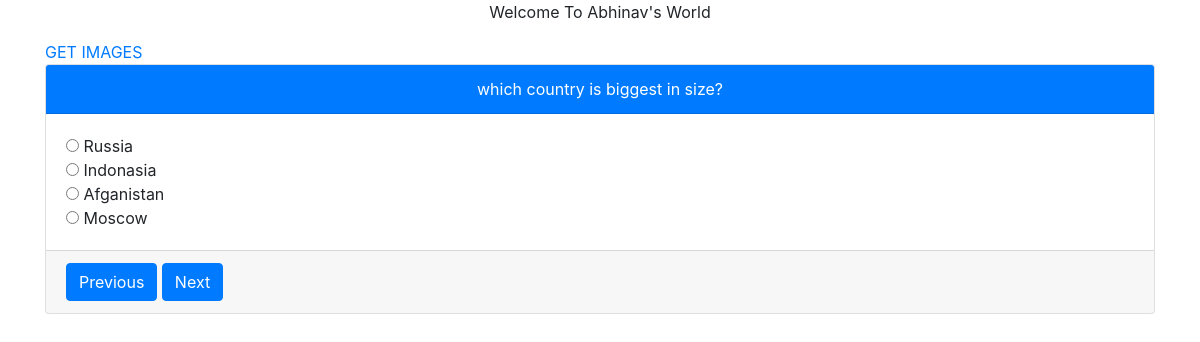
/quiz.php?id=1, run on the app's committed database.
### tables this page shows
CREATE TABLE `app_questions` (
  `id` int(12) NOT NULL,
  `question` text DEFAULT NULL,
  `option1` text DEFAULT NULL,
  `option2` text DEFAULT NULL,
  `option3` text DEFAULT NULL,
  `option4` text DEFAULT NULL,
  `rightanswer` text DEFAULT NULL,
  `created_date` datetime NOT NULL DEFAULT current_timestamp(),
  `updated` int(11) NOT NULL
);

### data.php (called while the page is built, shortened)
<?php
include('./database/connection.php');
$table = 'app_questions';
$sql = "SELECT * FROM `$table`";
$result = mysqli_query($connection, $sql);
$array=[];
while ($outputt = mysqli_fetch_assoc($result)) {
    $array[] = $outputt;
}
?>

### quiz.php (the view, shortened to what this page needs)
<?php
include('./data.php');
$total_questions = count($array);
$single_question = [];
$id = 0;
if (isset($_GET['id']) && !empty($_GET['id'])) {
    $id = $_GET['id'];
}
if ($id > 0) {
    $single_question = $array[$id];
} else {
    $single_question = $array[0];
}
$previous_question_id = $id - 1;
$selected_option = '';
?>
<!DOCTYPE html>
<html lang="en">
<head>
    <link rel="stylesheet" href="https://cdn.jsdelivr.net/npm/bootstrap@4.6.2/dist/css/bootstrap.min.css">
</head>
<body>
    <div class="container">
        <p class="text-center">Welcome To Abhinav's World  </p>
<a href="http://localhost/quizz/images.php" > GET IMAGES</a>
        <?php
        if (count($single_question) == 0) { ?>
            <div class="card">
                <div class="card-header text-center" style="background:#007bff;color:#fff">
                    <?php echo 'no question available' ?>
                </div>
            </div>
        <?php } else { ?>
            <form action='http://localhost/quizz/server.php' method="POST">
                <div class="card">
                    <div class="card-header text-center" style="background:#007bff;color:#fff">
                        <?php echo $single_question['question'] ?>
                    </div>
                    <div class="card-body">
                        <div> <input type='radio' name='option' value='<?php echo $single_question['option1'] ?>'
                        <?php if($selected_option == $single_question['option1']){  ?>checked<?php } ?>  />
                            <?php echo $single_question['option1'] ?>
                        </div>
                        <div><input type='radio' name='option' value=<?php echo $single_question['option2'] ?>
                        <?php if($selected_option == $single_question['option2']){  ?>checked<?php }?>/>
                            <?php echo $single_question['option2'] ?>
                        </div>
                        <div><input type='radio' name='option' value=<?php echo $single_question['option3'] ?>
                        <?php if($selected_option == $single_question['option3']){  ?>checked<?php }?>/>
                            <?php echo $single_question['option3'] ?>
                        </div>
                        <div> <input type='radio' name='option' value=<?php echo $single_question['option4'] ?>
                        <?php if($selected_option == $single_question['option4']){  ?>checked<?php }?>/>
                            <?php echo $single_question['option4'] ?>
                        </div>
                    </div>
                    <div class="card-footer text-left">
                        <?php if ($id > 0 && $id <= ($total_questions - 1)) { ?>
                            <a href="http://localhost/quizz/quiz.php?id=<?php echo $previous_question_id ?>"
                                class="btn btn-primary">Previous</a>
                        <?php } ?>
                        <button class="btn btn-primary">Next</button>
                    </div>
                </div>
            </form>
        </div>
    <?php } ?>
</body>
</html>

### data on the page
app_questions: question "which country is biggest in size?", option1 "Russia", option2 "Indonasia", option3 "Afganistan", option4 "Moscow"
